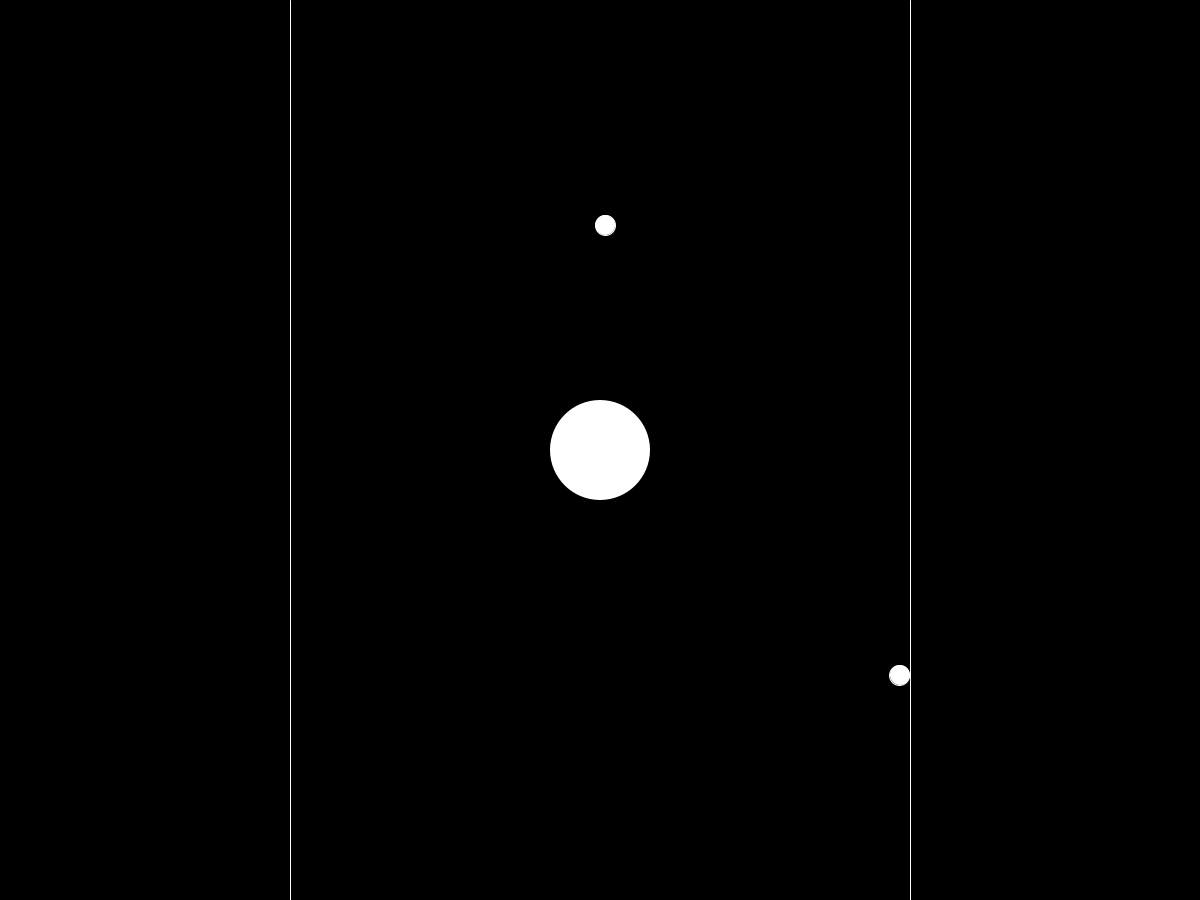
Frame 1 (no input)
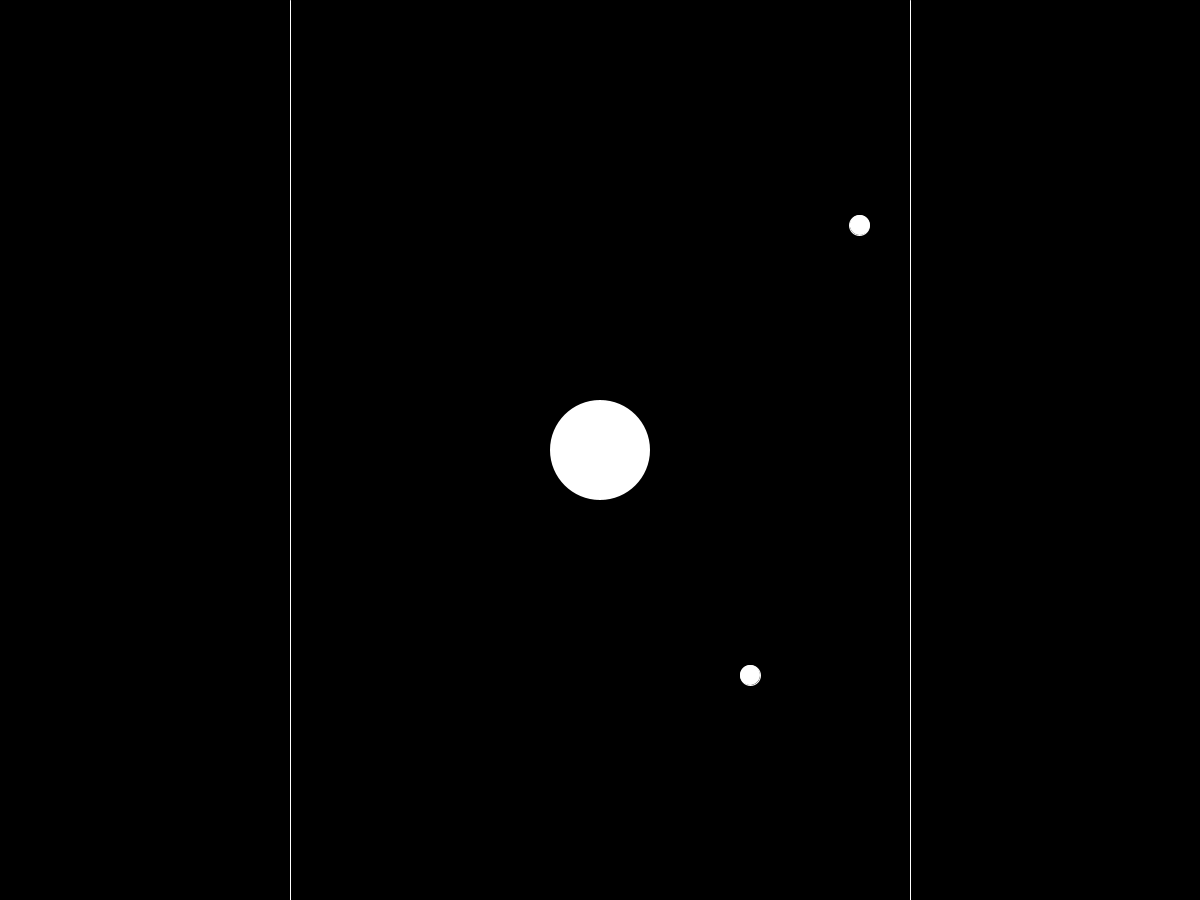
Frame 60 (the mouse pressed at the canvas centre just before this capture)
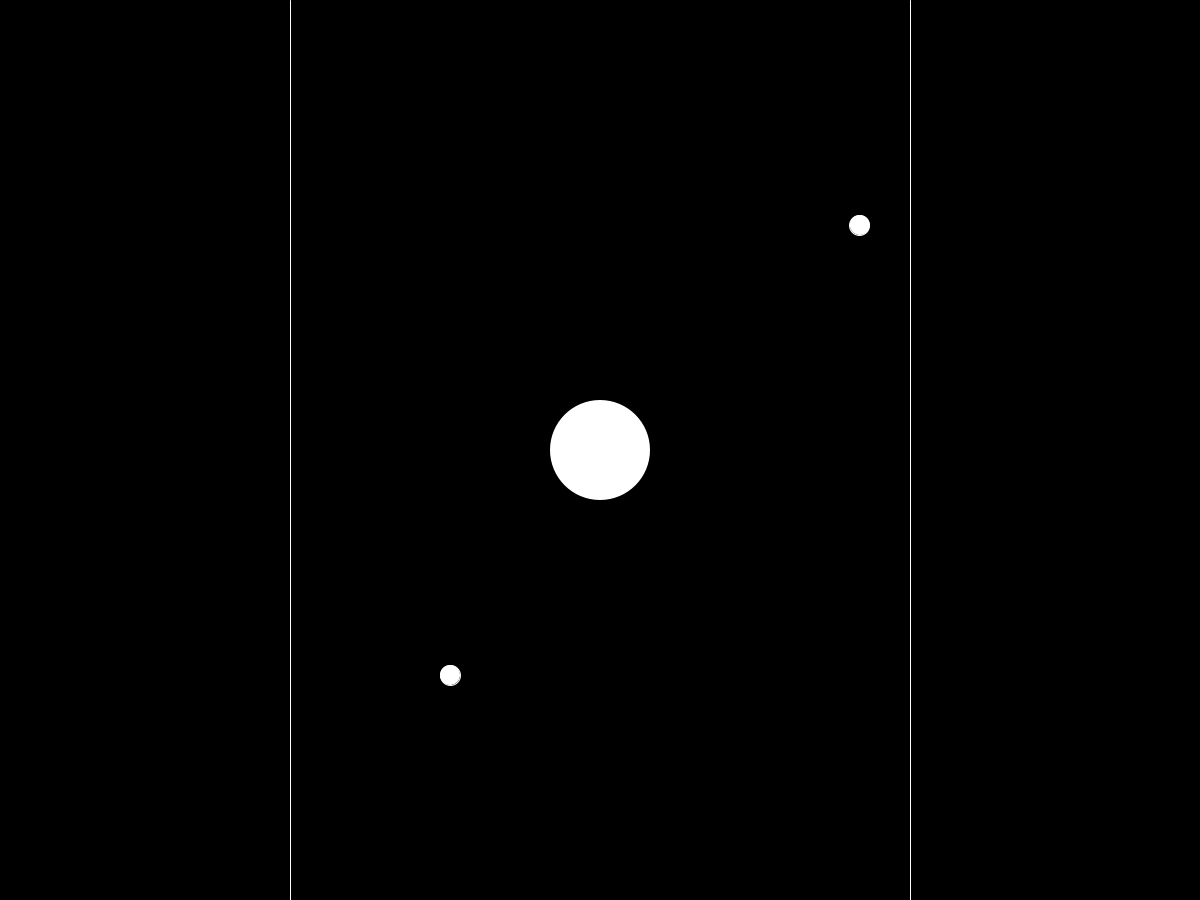
Frame 120 (the mouse held since frame 60 and released just before this capture)

The Processing sketch that drew these frames (run headless with seeded random() and noise(); from frame 60 on, the mouse is pressed at the canvas centre):

// Processing sketch: waves
// ── waves.pde
void setup () {
  size(1200, 900);
}

void draw () {
  background(0);
  fill(255);
  noStroke();

  ellipse(width / 2, height / 2, 100, 100);

  // sin & cos expect rage 0 - PI
  float wave = sin(radians(frameCount)) * 300;
  float wave2 = cos(radians(frameCount)) * 300;

  strokeWeight(1);
  stroke(255);
  line(290, 0, 290, height);
  line(910, 0, 910, height);

  fill(255);
  ellipse(width / 2 + wave, height * 0.25, 20, 20);

  fill(255);
  ellipse(width / 2 + wave2, height * 0.75, 20, 20);
}
